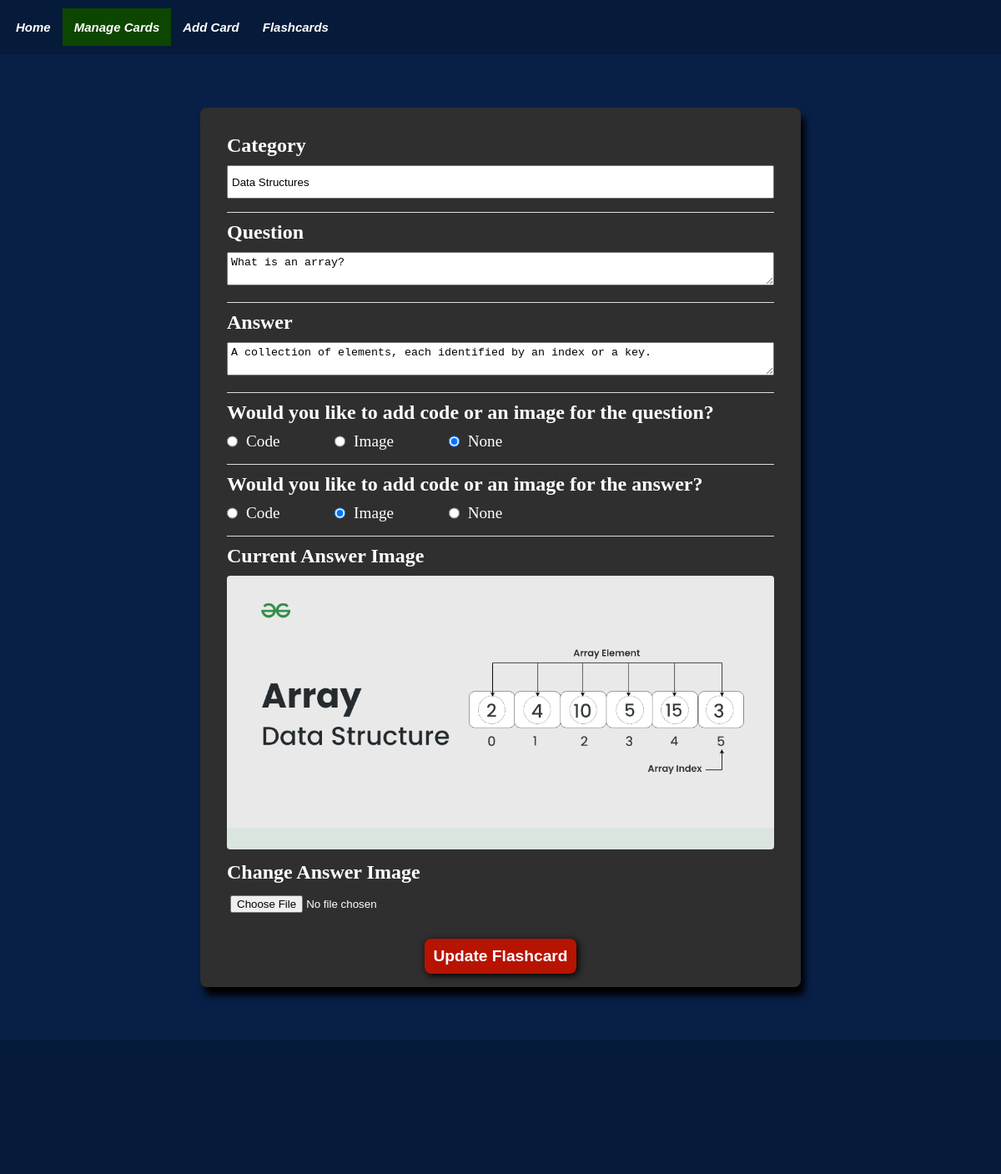
The app's page /edit_flashcard/24 with its own data.
### tables this page shows
CREATE TABLE Flashcards(
                    cid INTEGER PRIMARY KEY AUTOINCREMENT,
                    category TEXT NOT NULL,
                    question TEXT,
                    answer TEXT,
                    qid INTEGER REFERENCES Figure(fid), 
                    aid INTEGER REFERENCES Figure(fid)
            );

CREATE TABLE Figure(
                    fid INTEGER PRIMARY KEY AUTOINCREMENT,
                    code_block TEXT,
                    code_type TEXT,
                    image_file TEXT
            );

### app.py (the view)
@app.route("/edit_flashcard/<key>")
def edit_flashcard_route(key):
    data = database.view_card(key=key)
    categories = database.view_allcategories()
    return render_template('edit_flashcard.html', nav_id="manage-page", data=data, categories=categories)

### templates/edit_flashcard.html (shortened to what this page needs)
{% extends "base.html" %}
{% block content %}
<div class="flashcard-content">
    <form action="{{ url_for('update_flashcard_route', key=data['key']) }}" method="post" enctype="multipart/form-data">
        <div class="flashcard-content-inner">
            <h2>Category</h2>
            <input class="search" id="category" name="category" rows="4" value="{{ data['category'] | escape }}">
        </div>
        <div class="flashcard-content-inner">
            <h2>Question</h2>
            <textarea id="question" name="question" rows="4">{{ data['question'] | escape }}</textarea>
        </div>
        <div class="flashcard-content-inner">
            <h2>Answer</h2>
            <textarea id="answer" name="answer" rows="4">{{ data['answer'] | escape }}</textarea>
        </div>
        <div class="flashcard-content-inner">
            <h2>Would you like to add code or an image for the question?</h2>
            <div class="radio-input">
                <input type="radio" id="q-code-selection" name="q-figure-type" value="code" onclick="toggleQuestionFields('code')" {% if data['q_code_block'] %}checked{% endif %}>
                <label for="q-code-selection">Code</label>
                <input type="radio" id="q-image-selection" name="q-figure-type" value="image" onclick="toggleQuestionFields('image')" {% if data['q_image_file'] %}checked{% endif %}>
                <label for="q-image-selection">Image</label>
                <input type="radio" id="q-none-type" name="q-figure-type" value="none" onclick="toggleQuestionFields('none')" {% if not data['q_code_block'] and not data['q_image_file'] %}checked{% endif %}>
                <label for="q-none-type">None</label>
            </div>
        </div>
        <div class="flashcard-content-inner">
            <h2>Would you like to add code or an image for the answer?</h2>
            <div class="radio-input">
                <input type="radio" id="a-code-selection" name="a-figure-type" value="code" onclick="toggleAnswerFields('code')" {% if data['a_code_block'] %}checked{% endif %}>
                <label for="a-code-selection">Code</label>
                <input type="radio" id="a-image-selection" name="a-figure-type" value="image" onclick="toggleAnswerFields('image')" {% if data['a_image_file'] %}checked{% endif %}>
                <label for="a-image-selection">Image</label>
                <input type="radio" id="a-none-type" name="a-figure-type" value="none" onclick="toggleAnswerFields('none')" {% if not data['a_code_block'] and not data['a_image_file'] %}checked{% endif %}>
                <label for="a-none-type">None</label>
            </div>
        </div>
        <div class="flashcard-content-inner" id="a-image-section" style="display: none;">
            {% if data['a_image_file'] %}
                <h2>Current Answer Image</h2>
                <img class="card-image" id="a-card-image" src="{{ url_for('static', filename='images/' + data['a_image_file']) }}"
                    alt="{{ data['a_image_file'] }}">
            {% endif %}
            <h2>Change Answer Image</h2>
            <input type="file" id="a-image-figure" name="a-image-figure">
        </div>
        <button class="edit-btn" type="submit">Update Flashcard</button>
    </form>
</div>
{% endblock %}

### static/css/base.css (style rules this page uses)
* { padding: 0; margin: 0; box-sizing: border-box; }
body { background-color: #082048; font-family: 'Times New Roman', Times, serif; width: 100%; position: relative; display: flex; flex-direction: column; min-height: 100vh; }
.card-image { border-radius: 4px; height: fit-content; max-height: 100%; max-width: 100%; }
.flashcard-content { background-color: #2f2f2f; color: #FFFFFF; box-shadow: 5px 10px 8px #000; margin: 0 auto 4rem auto; padding: 1rem; border-radius: 8px; width: 60vw; }
.flashcard-content-inner { margin: 1rem; border-top: 1px solid #ddd;; }
.flashcard-content-inner h2 { margin: 10px 0; }
.flashcard-content-inner:first-child { border-top: none; }
.flashcard-content-inner textarea, .flashcard-content-inner input:not(input[type='radio']) { width: 100%; max-width: 100%; min-width: 100%; height: 40px; overflow-y: auto; padding: 4px; }
.radio-input { display: flex; flex-direction: row; font-size: larger; }
#q-image-selection, #q-none-type, #a-image-selection, #a-none-type { margin-left: 10%; }
.radio-input label { margin-left: 10px; }
.edit-btn { border: none; display: block; margin: 0 auto; padding: 10px; background-color: #b71301; box-shadow: 2px 2px 8px #000; border-radius: 8px; color: #FFFFFF; font-weight: bold; font-size: larger; }

### records on screen
Flashcards: category "Data Structures", question "What is an array?", answer "A collection of elements, each identified by an index or a key."
Figure: image_file "☑ Image", image_file "☐ None", image_file (picture)
